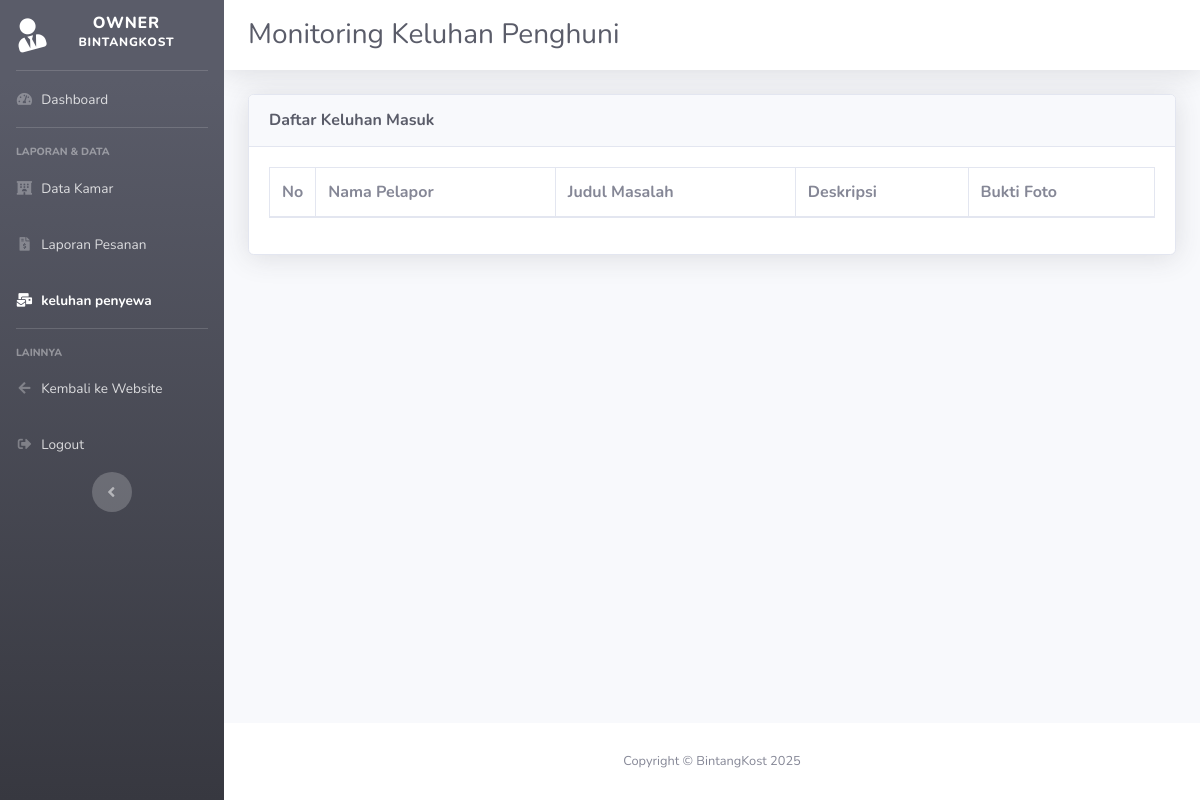
Before: /pages/keluhan_pemilik.php with the older database file.
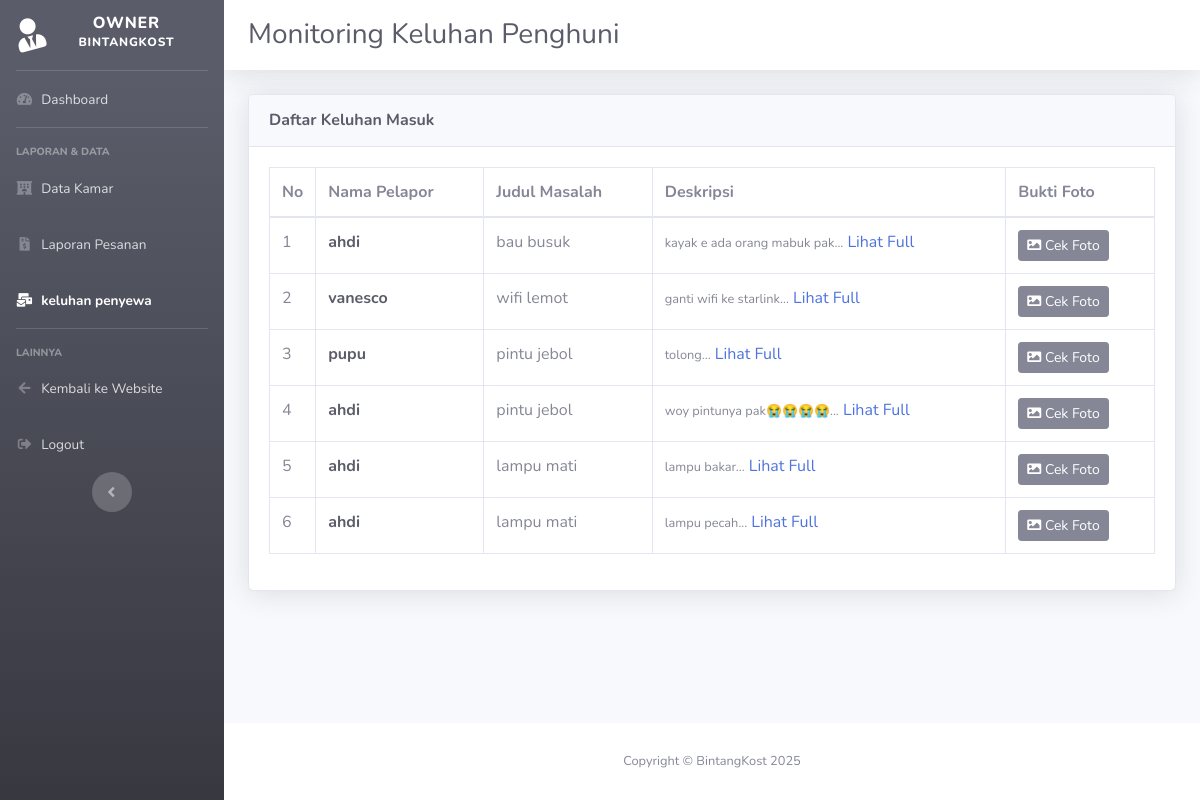
After: the same page with the newer database file.
### tables this page shows
CREATE TABLE `keluhan` (
  `id_keluhan` int NOT NULL,
  `id_user` int NOT NULL,
  `judul_laporan` varchar(100) NOT NULL,
  `deskripsi` varchar(200) NOT NULL,
  `bukti` varchar(50) NOT NULL
);

### pages/keluhan_pemilik.php (the view, shortened to what the changed rows need)
<?php
include '../proses/koneksi.php';
?>
<!DOCTYPE html>
<html lang="en">
<head>
    <link href="../vendor/fontawesome-free/css/all.min.css" rel="stylesheet" type="text/css">
    <link href="css/sb-admin-2.min.css" rel="stylesheet">
    <link href="../vendor/datatables/dataTables.bootstrap4.min.css" rel="stylesheet">
</head>
<body id="page-top">
    <div id="wrapper">
        <div id="content-wrapper" class="d-flex flex-column">
            <div id="content">
                <nav class="navbar navbar-expand navbar-light bg-white topbar mb-4 static-top shadow">
                    <h1 class="h3 mb-0 text-gray-800 ml-2">Monitoring Keluhan Penghuni</h1>
                </nav>
                <div class="container-fluid">
                    <div class="card shadow mb-4">
                        <div class="card-body">
                            <div class="table-responsive">
                                <table class="table table-bordered" id="dataTable" width="100%" cellspacing="0">
                                    <thead>
                                        <tr>
                                            <th width="5%">No</th>
                                            <th>Nama Pelapor</th>
                                            <th>Judul Masalah</th>
                                            <th>Deskripsi</th>
                                            <th>Bukti Foto</th>
                                        </tr>
                                    </thead>
                                    <tbody>
                                        <?php
                                        $query = "SELECT
                                                    k.*,
                                                    u.nama AS nama_pelapor
                                                  FROM keluhan k
                                                  JOIN login_user u ON k.id_user = u.id_user
                                                  ORDER BY k.id_keluhan DESC";
                                        $result = mysqli_query($koneksi, $query);
                                        $no = 1;
                                        while ($row = mysqli_fetch_assoc($result)) :
                                        ?>
                                        <tr>
                                            <td><?= $no++; ?></td>
                                            <td class="font-weight-bold text-dark">
                                                <?= $row['nama_pelapor']; ?>
                                            </td>
                                            <td><?= $row['judul_laporan']; ?></td>
                                            <td>
                                                <small><?= substr($row['deskripsi'], 0, 50); ?>...</small>
                                                <a href="#" data-toggle="modal" data-target="#modalDetail<?= $row['id_keluhan']; ?>">Lihat Full</a>
                                            </td>
                                            <td>
                                                <button type="button" class="btn btn-secondary btn-sm" data-toggle="modal" data-target="#modalBukti<?= $row['id_keluhan']; ?>">
                                                    <i class="fas fa-image"></i> Cek Foto
                                                </button>
                                            </td>
                                        </tr>
                                        <?php endwhile; ?>
                                    </tbody>
                                </table>
                            </div>
                        </div>
                    </div>
                </div>
            </div>
        </div>
    </div>
</body>
</html>

Changed rows visible on the page:
added keluhan: id_user.nama "ahdi", judul_laporan "bau busuk", deskripsi "kayak e ada orang mabuk pak"
added keluhan: id_user.nama "vanesco", judul_laporan "wifi lemot", deskripsi "ganti wifi ke starlink"
added keluhan: id_user.nama "pupu", judul_laporan "pintu jebol", deskripsi "tolong"
added keluhan: id_user.nama "ahdi", judul_laporan "pintu jebol", deskripsi "woy pintunya pak😭😭😭😭"
added keluhan: id_user.nama "ahdi", judul_laporan "lampu mati", deskripsi "lampu bakar"
added keluhan: id_user.nama "ahdi", judul_laporan "lampu mati", deskripsi "lampu pecah"
